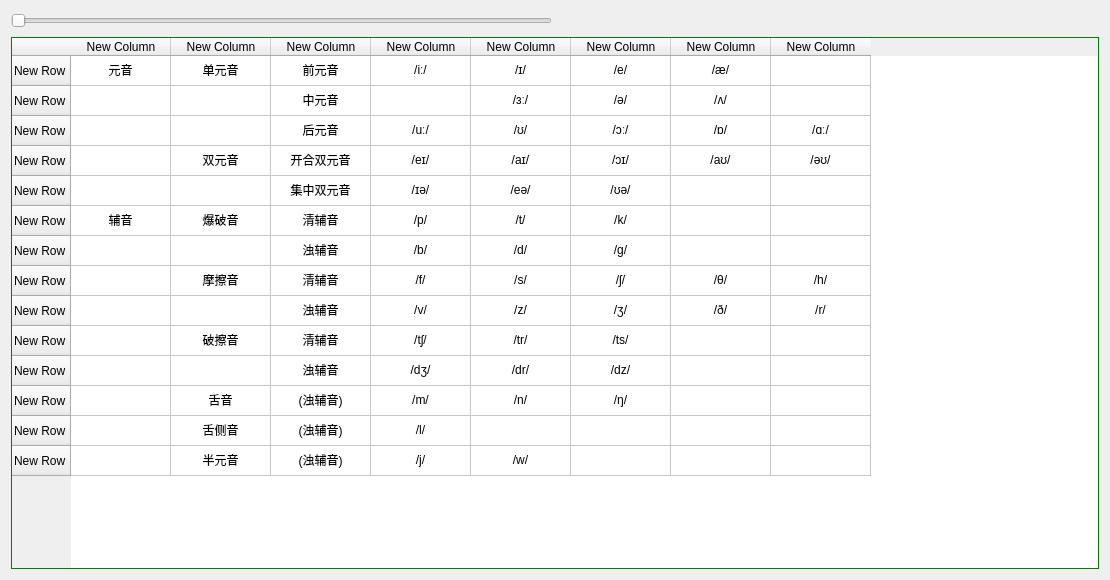
<?xml version="1.0" encoding="UTF-8"?>
<ui version="4.0">
 <class>LearnIPA</class>
 <widget class="QWidget" name="LearnIPA">
  <property name="geometry">
   <rect>
    <x>0</x>
    <y>0</y>
    <width>1110</width>
    <height>580</height>
   </rect>
  </property>
  <property name="windowTitle">
   <string>Form</string>
  </property>
  <property name="styleSheet">
   <string notr="true">QTableWidget {
	border: 1px solid green;
}</string>
  </property>
  <layout class="QGridLayout" name="gridLayout">
   <item row="0" column="0">
    <widget class="QSlider" name="setVolume">
     <property name="orientation">
      <enum>Qt::Horizontal</enum>
     </property>
    </widget>
   </item>
   <item row="0" column="1">
    <spacer name="horizontalSpacer">
     <property name="orientation">
      <enum>Qt::Horizontal</enum>
     </property>
     <property name="sizeHint" stdset="0">
      <size>
       <width>40</width>
       <height>20</height>
      </size>
     </property>
    </spacer>
   </item>
   <item row="1" column="0" colspan="2">
    <widget class="QTableWidget" name="tableWidget">
     <row>
      <property name="text">
       <string>New Row</string>
      </property>
     </row>
     <row>
      <property name="text">
       <string>New Row</string>
      </property>
     </row>
     <row>
      <property name="text">
       <string>New Row</string>
      </property>
     </row>
     <row>
      <property name="text">
       <string>New Row</string>
      </property>
     </row>
     <row>
      <property name="text">
       <string>New Row</string>
      </property>
     </row>
     <row>
      <property name="text">
       <string>New Row</string>
      </property>
     </row>
     <row>
      <property name="text">
       <string>New Row</string>
      </property>
     </row>
     <row>
      <property name="text">
       <string>New Row</string>
      </property>
     </row>
     <row>
      <property name="text">
       <string>New Row</string>
      </property>
     </row>
     <row>
      <property name="text">
       <string>New Row</string>
      </property>
     </row>
     <row>
      <property name="text">
       <string>New Row</string>
      </property>
     </row>
     <row>
      <property name="text">
       <string>New Row</string>
      </property>
     </row>
     <row>
      <property name="text">
       <string>New Row</string>
      </property>
     </row>
     <row>
      <property name="text">
       <string>New Row</string>
      </property>
     </row>
     <column>
      <property name="text">
       <string>New Column</string>
      </property>
     </column>
     <column>
      <property name="text">
       <string>New Column</string>
      </property>
     </column>
     <column>
      <property name="text">
       <string>New Column</string>
      </property>
     </column>
     <column>
      <property name="text">
       <string>New Column</string>
      </property>
     </column>
     <column>
      <property name="text">
       <string>New Column</string>
      </property>
     </column>
     <column>
      <property name="text">
       <string>New Column</string>
      </property>
     </column>
     <column>
      <property name="text">
       <string>New Column</string>
      </property>
     </column>
     <column>
      <property name="text">
       <string>New Column</string>
      </property>
     </column>
     <item row="0" column="0">
      <property name="text">
       <string>元音</string>
      </property>
      <property name="textAlignment">
       <set>AlignCenter</set>
      </property>
     </item>
     <item row="0" column="1">
      <property name="text">
       <string>单元音</string>
      </property>
      <property name="textAlignment">
       <set>AlignCenter</set>
      </property>
     </item>
     <item row="0" column="2">
      <property name="text">
       <string>前元音</string>
      </property>
      <property name="textAlignment">
       <set>AlignCenter</set>
      </property>
     </item>
     <item row="0" column="3">
      <property name="text">
       <string>/iː/</string>
      </property>
      <property name="textAlignment">
       <set>AlignCenter</set>
      </property>
     </item>
     <item row="0" column="4">
      <property name="text">
       <string>/ɪ/</string>
      </property>
      <property name="textAlignment">
       <set>AlignCenter</set>
      </property>
     </item>
     <item row="0" column="5">
      <property name="text">
       <string>/e/</string>
      </property>
      <property name="textAlignment">
       <set>AlignCenter</set>
      </property>
     </item>
     <item row="0" column="6">
      <property name="text">
       <string>/æ/</string>
      </property>
      <property name="textAlignment">
       <set>AlignCenter</set>
      </property>
     </item>
     <item row="1" column="2">
      <property name="text">
       <string>中元音</string>
      </property>
      <property name="textAlignment">
       <set>AlignCenter</set>
      </property>
     </item>
     <item row="1" column="3">
      <property name="text">
       <string/>
      </property>
     </item>
     <item row="1" column="4">
      <property name="text">
       <string>/ɜː/</string>
      </property>
      <property name="textAlignment">
       <set>AlignCenter</set>
      </property>
     </item>
     <item row="1" column="5">
      <property name="text">
       <string>/ə/</string>
      </property>
      <property name="textAlignment">
       <set>AlignCenter</set>
      </property>
     </item>
     <item row="1" column="6">
      <property name="text">
       <string>/ʌ/</string>
      </property>
      <property name="textAlignment">
       <set>AlignCenter</set>
      </property>
     </item>
     <item row="2" column="2">
      <property name="text">
       <string>后元音</string>
      </property>
      <property name="textAlignment">
       <set>AlignCenter</set>
      </property>
     </item>
     <item row="2" column="3">
      <property name="text">
       <string>/uː/</string>
      </property>
      <property name="textAlignment">
       <set>AlignCenter</set>
      </property>
     </item>
     <item row="2" column="4">
      <property name="text">
       <string>/ʊ/</string>
      </property>
      <property name="textAlignment">
       <set>AlignCenter</set>
      </property>
     </item>
     <item row="2" column="5">
      <property name="text">
       <string>/ɔː/</string>
      </property>
      <property name="textAlignment">
       <set>AlignCenter</set>
      </property>
     </item>
     <item row="2" column="6">
      <property name="text">
       <string>/ɒ/</string>
      </property>
      <property name="textAlignment">
       <set>AlignCenter</set>
      </property>
     </item>
     <item row="2" column="7">
      <property name="text">
       <string>/ɑː/</string>
      </property>
      <property name="textAlignment">
       <set>AlignCenter</set>
      </property>
     </item>
     <item row="3" column="1">
      <property name="text">
       <string>双元音</string>
      </property>
      <property name="textAlignment">
       <set>AlignCenter</set>
      </property>
     </item>
     <item row="3" column="2">
      <property name="text">
       <string>开合双元音</string>
      </property>
      <property name="textAlignment">
       <set>AlignCenter</set>
      </property>
     </item>
     <item row="3" column="3">
      <property name="text">
       <string>/eɪ/</string>
      </property>
      <property name="textAlignment">
       <set>AlignCenter</set>
      </property>
     </item>
     <item row="3" column="4">
      <property name="text">
       <string>/aɪ/</string>
      </property>
      <property name="textAlignment">
       <set>AlignCenter</set>
      </property>
     </item>
     <item row="3" column="5">
      <property name="text">
       <string>/ɔɪ/</string>
      </property>
      <property name="textAlignment">
       <set>AlignCenter</set>
      </property>
     </item>
     <item row="3" column="6">
      <property name="text">
       <string>/aʊ/</string>
      </property>
      <property name="textAlignment">
       <set>AlignCenter</set>
      </property>
     </item>
     <item row="3" column="7">
      <property name="text">
       <string>/əʊ/</string>
      </property>
      <property name="textAlignment">
       <set>AlignCenter</set>
      </property>
     </item>
     <item row="4" column="2">
      <property name="text">
       <string>集中双元音</string>
      </property>
      <property name="textAlignment">
       <set>AlignCenter</set>
      </property>
     </item>
     <item row="4" column="3">
      <property name="text">
       <string>/ɪə/</string>
      </property>
      <property name="textAlignment">
       <set>AlignCenter</set>
      </property>
     </item>
     <item row="4" column="4">
      <property name="text">
       <string>/eə/</string>
      </property>
      <property name="textAlignment">
       <set>AlignCenter</set>
      </property>
     </item>
     <item row="4" column="5">
      <property name="text">
       <string>/ʊə/</string>
      </property>
      <property name="textAlignment">
       <set>AlignCenter</set>
      </property>
     </item>
     <item row="5" column="0">
      <property name="text">
       <string>辅音</string>
      </property>
      <property name="textAlignment">
       <set>AlignCenter</set>
      </property>
     </item>
     <item row="5" column="1">
      <property name="text">
       <string>爆破音</string>
      </property>
      <property name="textAlignment">
       <set>AlignCenter</set>
      </property>
     </item>
     <item row="5" column="2">
      <property name="text">
       <string>清辅音</string>
      </property>
      <property name="textAlignment">
       <set>AlignCenter</set>
      </property>
     </item>
     <item row="5" column="3">
      <property name="text">
       <string>/p/</string>
      </property>
      <property name="textAlignment">
       <set>AlignCenter</set>
      </property>
     </item>
     <item row="5" column="4">
      <property name="text">
       <string>/t/</string>
      </property>
      <property name="textAlignment">
       <set>AlignCenter</set>
      </property>
     </item>
     <item row="5" column="5">
      <property name="text">
       <string>/k/</string>
      </property>
      <property name="textAlignment">
       <set>AlignCenter</set>
      </property>
     </item>
     <item row="6" column="2">
      <property name="text">
       <string>浊辅音</string>
      </property>
      <property name="textAlignment">
       <set>AlignCenter</set>
      </property>
     </item>
     <item row="6" column="3">
      <property name="text">
       <string>/b/</string>
      </property>
      <property name="textAlignment">
       <set>AlignCenter</set>
      </property>
     </item>
     <item row="6" column="4">
      <property name="text">
       <string>/d/</string>
      </property>
      <property name="textAlignment">
       <set>AlignCenter</set>
      </property>
     </item>
     <item row="6" column="5">
      <property name="text">
       <string>/g/</string>
      </property>
      <property name="textAlignment">
       <set>AlignCenter</set>
      </property>
     </item>
     <item row="7" column="1">
      <property name="text">
       <string>摩擦音</string>
      </property>
      <property name="textAlignment">
       <set>AlignCenter</set>
      </property>
     </item>
     <item row="7" column="2">
      <property name="text">
       <string>清辅音</string>
      </property>
      <property name="textAlignment">
       <set>AlignCenter</set>
      </property>
     </item>
     <item row="7" column="3">
      <property name="text">
       <string>/f/</string>
      </property>
      <property name="textAlignment">
       <set>AlignCenter</set>
      </property>
     </item>
     <item row="7" column="4">
      <property name="text">
       <string>/s/</string>
      </property>
      <property name="textAlignment">
       <set>AlignCenter</set>
      </property>
     </item>
     <item row="7" column="5">
      <property name="text">
       <string>/ʃ/</string>
      </property>
      <property name="textAlignment">
       <set>AlignCenter</set>
      </property>
     </item>
     <item row="7" column="6">
      <property name="text">
       <string>/θ/</string>
      </property>
      <property name="textAlignment">
       <set>AlignCenter</set>
      </property>
     </item>
     <item row="7" column="7">
      <property name="text">
       <string>/h/</string>
      </property>
      <property name="textAlignment">
       <set>AlignCenter</set>
      </property>
     </item>
     <item row="8" column="2">
      <property name="text">
       <string>浊辅音</string>
      </property>
      <property name="textAlignment">
       <set>AlignCenter</set>
      </property>
     </item>
     <item row="8" column="3">
      <property name="text">
       <string>/v/</string>
      </property>
      <property name="textAlignment">
       <set>AlignCenter</set>
      </property>
     </item>
     <item row="8" column="4">
      <property name="text">
       <string>/z/</string>
      </property>
      <property name="textAlignment">
       <set>AlignCenter</set>
      </property>
     </item>
     <item row="8" column="5">
      <property name="text">
       <string>/ʒ/</string>
      </property>
      <property name="textAlignment">
       <set>AlignCenter</set>
      </property>
     </item>
     <item row="8" column="6">
      <property name="text">
       <string>/ð/</string>
      </property>
      <property name="textAlignment">
       <set>AlignCenter</set>
      </property>
     </item>
     <item row="8" column="7">
      <property name="text">
       <string>/r/</string>
      </property>
      <property name="textAlignment">
       <set>AlignCenter</set>
      </property>
     </item>
     <item row="9" column="1">
      <property name="text">
       <string>破擦音</string>
      </property>
      <property name="textAlignment">
       <set>AlignCenter</set>
      </property>
     </item>
     <item row="9" column="2">
      <property name="text">
       <string>清辅音</string>
      </property>
      <property name="textAlignment">
       <set>AlignCenter</set>
      </property>
     </item>
     <item row="9" column="3">
      <property name="text">
       <string>/tʃ/</string>
      </property>
      <property name="textAlignment">
       <set>AlignCenter</set>
      </property>
     </item>
     <item row="9" column="4">
      <property name="text">
       <string>/tr/</string>
      </property>
      <property name="textAlignment">
       <set>AlignCenter</set>
      </property>
     </item>
     <item row="9" column="5">
      <property name="text">
       <string>/ts/</string>
      </property>
      <property name="textAlignment">
       <set>AlignCenter</set>
      </property>
     </item>
     <item row="10" column="2">
      <property name="text">
       <string>浊辅音</string>
      </property>
      <property name="textAlignment">
       <set>AlignCenter</set>
      </property>
     </item>
     <item row="10" column="3">
      <property name="text">
       <string>/dʒ/</string>
      </property>
      <property name="textAlignment">
       <set>AlignCenter</set>
      </property>
     </item>
     <item row="10" column="4">
      <property name="text">
       <string>/dr/</string>
      </property>
      <property name="textAlignment">
       <set>AlignCenter</set>
      </property>
     </item>
     <item row="10" column="5">
      <property name="text">
       <string>/dz/</string>
      </property>
      <property name="textAlignment">
       <set>AlignCenter</set>
      </property>
     </item>
     <item row="11" column="1">
      <property name="text">
       <string>舌音</string>
      </property>
      <property name="textAlignment">
       <set>AlignCenter</set>
      </property>
     </item>
     <item row="11" column="2">
      <property name="text">
       <string>(浊辅音)</string>
      </property>
      <property name="textAlignment">
       <set>AlignCenter</set>
      </property>
     </item>
     <item row="11" column="3">
      <property name="text">
       <string>/m/</string>
      </property>
      <property name="textAlignment">
       <set>AlignCenter</set>
      </property>
     </item>
     <item row="11" column="4">
      <property name="text">
       <string>/n/</string>
      </property>
      <property name="textAlignment">
       <set>AlignCenter</set>
      </property>
     </item>
     <item row="11" column="5">
      <property name="text">
       <string>/ŋ/</string>
      </property>
      <property name="textAlignment">
       <set>AlignCenter</set>
      </property>
     </item>
     <item row="12" column="1">
      <property name="text">
       <string>舌侧音</string>
      </property>
      <property name="textAlignment">
       <set>AlignCenter</set>
      </property>
     </item>
     <item row="12" column="2">
      <property name="text">
       <string>(浊辅音)</string>
      </property>
      <property name="textAlignment">
       <set>AlignCenter</set>
      </property>
     </item>
     <item row="12" column="3">
      <property name="text">
       <string>/l/</string>
      </property>
      <property name="textAlignment">
       <set>AlignCenter</set>
      </property>
     </item>
     <item row="13" column="1">
      <property name="text">
       <string>半元音</string>
      </property>
      <property name="textAlignment">
       <set>AlignCenter</set>
      </property>
     </item>
     <item row="13" column="2">
      <property name="text">
       <string>(浊辅音)</string>
      </property>
      <property name="textAlignment">
       <set>AlignCenter</set>
      </property>
     </item>
     <item row="13" column="3">
      <property name="text">
       <string>/j/</string>
      </property>
      <property name="textAlignment">
       <set>AlignCenter</set>
      </property>
     </item>
     <item row="13" column="4">
      <property name="text">
       <string>/w/</string>
      </property>
      <property name="textAlignment">
       <set>AlignCenter</set>
      </property>
     </item>
    </widget>
   </item>
  </layout>
 </widget>
 <resources/>
 <connections/>
</ui>
